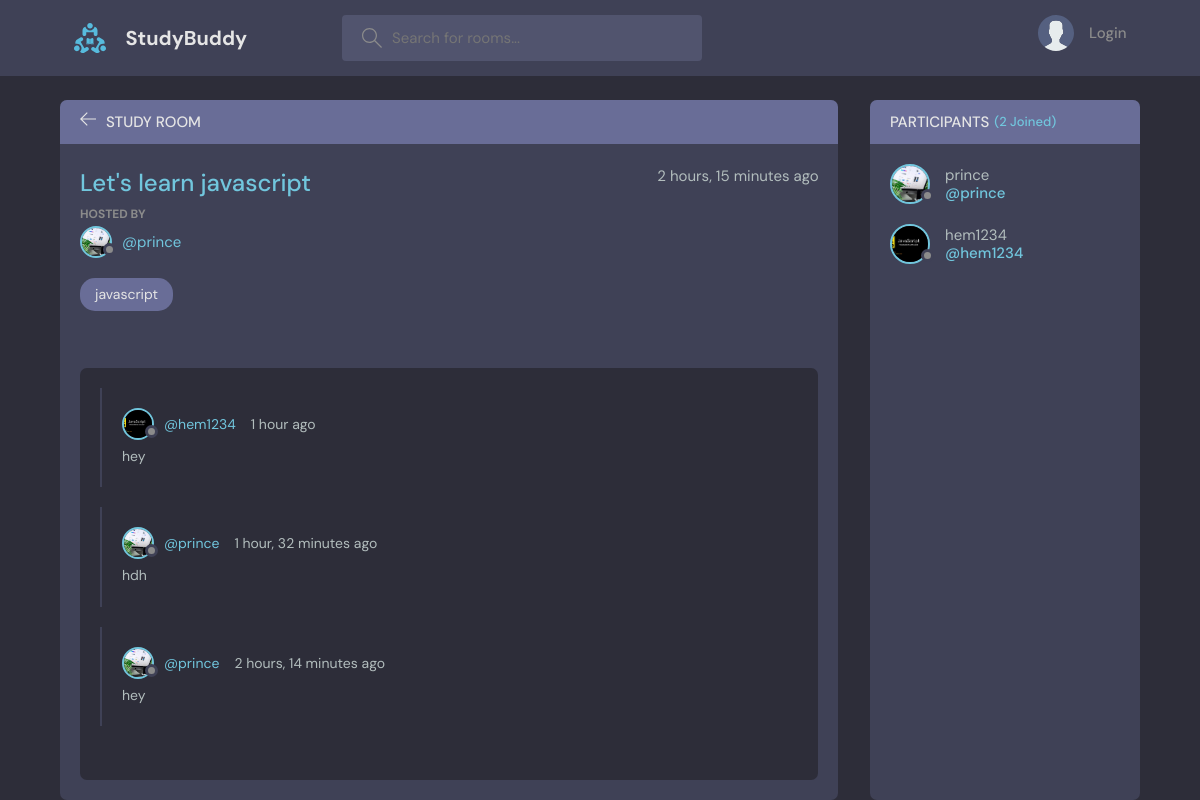
The page /room/1/ on the database its author committed.
### base/models.py (models this page shows, shortened)
class Room(models.Model):
    host=models.ForeignKey(User, on_delete=models.SET_NULL, null=True )
    name = models.CharField(max_length=100)
    topic=models.ForeignKey(Topic, on_delete=models.CASCADE, null=True)
    participants=models.ManyToManyField(User, related_name='participants', blank=True)
    description = models.TextField(max_length=250)
    created_at = models.DateTimeField(auto_now_add=True)
    updated_at = models.DateTimeField(auto_now=True)
    class Meta:
        ordering = ['-created_at', 'updated_at']

class User(AbstractUser):
    name= models.CharField(max_length=200, null=True)
    email=models.EmailField(unique=True, null=True)
    avatar= models.ImageField(null=True, default='avatar.svg')
    bio=models.TextField(max_length=255, null=True)
    USERNAME_FIELD='email'
    REQUIRED_FIELDS= ['username']

class Topic(models.Model):
    name = models.CharField(max_length=100)

class Message(models.Model):
    user= models.ForeignKey(User, on_delete=models.SET_NULL, null=True)
    room = models.ForeignKey(Room, on_delete=models.CASCADE, null=True)
    body=models.TextField()
    created_at = models.DateTimeField(auto_now_add=True, null=True)
    class Meta:
        ordering = ['-created_at']

### base/views.py (the view, shortened to what this page needs)
# urls.py: path('room/', views.room),
def room(request, pk):
    room = Room.objects.get(id=pk)
    room_message= room.message_set.all().order_by('-created_at')
    participants= room.participants.all()
    context = {'room':room, 'room_message':room_message, 'participants':participants}
    return render(request, 'base/room.html', context)

### base/templates/base/room.html (shortened to what this page needs)
{% extends 'main.html' %}
{% block content %}
    <main class="profile-page layout layout--2">
      <div class="container">
        <div class="room">
          <div class="room__top">
            <div class="room__topLeft">
              <a href="{% url 'home' %}">
                <svg version="1.1" xmlns="http://www.w3.org/2000/svg" width="32" height="32" viewBox="0 0 32 32">
                  <title>arrow-left</title>
                  <path
                    d="M13.723 2.286l-13.723 13.714 13.719 13.714 1.616-1.611-10.96-10.96h27.625v-2.286h-27.625l10.965-10.965-1.616-1.607z"
                  ></path>
                </svg>
              </a>
              <h3>Study Room</h3>
            </div>
          </div>
          <div class="room__box scroll">
            <div class="room__header scroll">
              <div class="room__info">
                <h3>{{room.name}}</h3>
                <span>{{room.created_at | timesince}} ago</span>
              </div>
              <div class="room__hosted">
                <p>Hosted By</p>
                <a href="{% url 'user-profile' room.host.id %}" class="room__author">
                  <div class="avatar avatar--small">
                    <img src="{{room.host.avatar.url}}" />
                  </div>
                  <span>@{{room.host.username}}</span>
                </a>
              </div>
              <span class="room__topics">{{room.topic.name}}</span>
            </div>
            <div class="room__conversation">
              <div class="threads scroll">
                {% for message in room_message %}
                <div class="thread">
                  <div class="thread__top">
                    <div class="thread__author">
                      <a href="#" class="thread__authorInfo">
                        <div class="avatar avatar--small">
                          <img src="{{message.user.avatar.url}}" />
                        </div>
                        <span>@{{message.user.username}}</span>
                      </a>
                      <span class="thread__date">{{message.created_at | timesince}} ago</span>
                    </div>
                  </div>
                  <div class="thread__details">
                    {{message.body}}
                  </div>
                </div>
                {% endfor %}
              </div>
            </div>
          </div>
        </div>
        <div class="participants">
          <h3 class="participants__top">Participants <span>({{participants.all.count}} Joined)</span></h3>
          <div class="participants__list scroll">
            {% for user in participants %}
            <a href="profile.html" class="participant">
              <div class="avatar avatar--medium">
                <img src="{{user.avatar.url}}" alt="" />
              </div>
              <p>
                {{user.username}}
                <span>@{{user.username}}</span>
              </p>
            </a>
            {% endfor %}
          </div>
        </div>
      </div>
    </main>
{% endblock %}

### rows shown on the page
Room: name "Let's learn javascript", created_at "2 hours, 15 minutes", host.avatar (picture), host.username "prince", topic.name "javascript"
Message: user.avatar (picture), user.username "hem1234", created_at "1 hour", body "hey"
Message: user.avatar (picture), user.username "prince", created_at "1 hour, 32 minutes", body "hdh"
Message: user.avatar (picture), user.username "prince", created_at "2 hours, 14 minutes", body "hey"
User: avatar (picture), username "prince"
User: avatar (picture), username "hem1234"

### other values the page prints
{{ participants.all.count }} "2"
